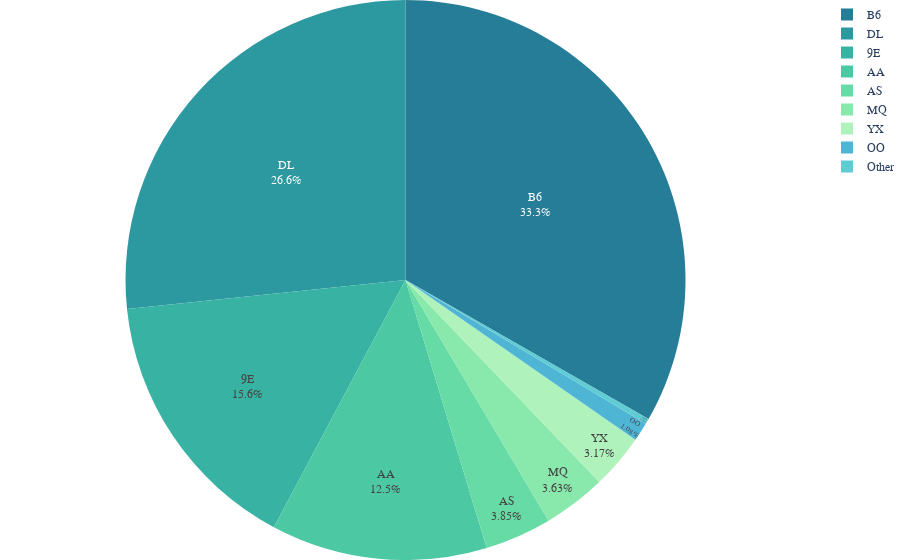

Notebook source saved alongside this figure:
### Markdown cell above
## Pie Chart of Number of flights by airline

### Code cell
# put airlines with less than 1% of the total flights into the "other" category

temp = dataset.copy()

airline_counts = dataset['OP_UNIQUE_CARRIER'].value_counts(normalize=True)

other_airlines = airline_counts[airline_counts < 0.01].index
temp.loc[temp['OP_UNIQUE_CARRIER'].isin(other_airlines), 'OP_UNIQUE_CARRIER'] = 'Other'

# group by airline and get number of flights, sorted by the number of flights
grouped = temp['OP_UNIQUE_CARRIER'].value_counts()
grouped = grouped.sort_values(ascending=False)
grouped = pd.concat([grouped.drop('Other'), pd.Series([grouped['Other']], index=['Other'])])

# create a pie chart
fig = px.pie(grouped, 
             values=grouped.values, 
             names=grouped.index, 
             labels={'index':'Airline', 'values':'Number of flights'},
             color_discrete_sequence=px.colors.sequential.Tealgrn_r,
             )
fig.update_traces(textposition='inside', textinfo='percent+label')
fig.update_layout(
    font_family="Serif",
    font_size=12,
    margin=dict(l=0, r=0, t=0, b=0),
)
fig.show()
fig.write_image("images/number_of_flights_per_airline.pdf")

### Figure 1 — Plotly figure (JSON) as saved in the notebook; plotly's stock layout.template omitted (floating-point values rounded to 4 significant figures)
{"data": [{"domain": {"x": [0, 1], "y": [0, 1]}, "hovertemplate": "Airline=%{label}<br>Number of flights=%{value}<extra></extra>", "labels": ["B6", "DL", "9E", "AA", "AS", "MQ", "YX", "OO", "Other"], "legendgroup": "", "name": "", "showlegend": true, "textinfo": "percent+label", "textposition": "inside", "type": "pie", "values": [9589, 7680, 4485, 3595, 1111, 1045, 914, 311, 90]}], "layout": {"font": {"family": "Serif", "size": 12}, "legend": {"tracegroupgap": 0}, "margin": {"b": 0, "l": 0, "r": 0, "t": 0}, "piecolorway": ["rgb(37, 125, 152)", "rgb(44, 152, 160)", "rgb(56, 178, 163)", "rgb(76, 200, 163)", "rgb(103, 219, 165)", "rgb(137, 232, 172)", "rgb(176, 242, 188)"]}}
